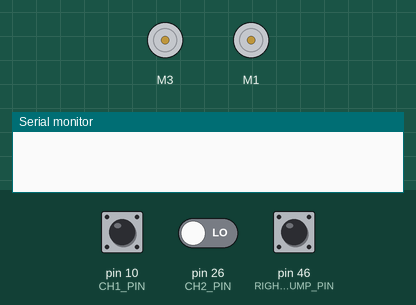
The sketch below on a simulated Arduino Mega 2560, built with avr-gcc and run on an emulated ATmega2560. Parts: 2 × DC motor (green arrow = forward, orange = backward, longer = faster), the last lines printed to the serial monitor. The test bench sets the inputs (shaded band); at power-on: pin 46 (RIGHT_BUMP_PIN) HIGH, pin 10 (CH1_PIN) LOW, pin 26 (CH2_PIN) LOW.

Above: at 0.8 s.
0.9 s: pin 46 (RIGHT_BUMP_PIN) pulled LOW for 0.15 s
4.0 s: pin 10 (CH1_PIN) pulsed HIGH 2 times (0.12 s each, 0.3 s apart)
At 5.8 s:
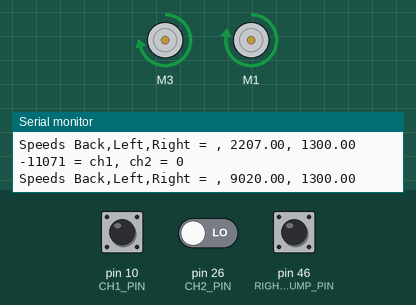
Timing chart, 0 to 8.6 s (numbered marks = the images above; inputs shaded):
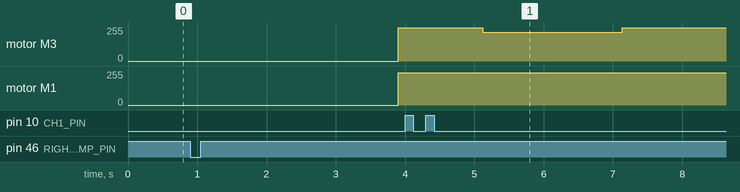

The sketch:

B3_RC_Arcade_Diff.ino
```cpp
/* B3_RC_Holo.ino
   This is a test sketch for RADIO CONTROL driving mode of
   the three-wheeled drive Bread Board Bot (BBbot, B^3)

   Arduino: Arduino Mega 256 v3 Clone
   Motor Shield: Adafruit assembled Motor Shield for Arduino v2
   ---->  http://www.adafruit.com/products/1438

    Adapted from DLE's programs: B3_10_Holosquare and RC_ArcadeBOE

   Programmer: Dave Eslinger; 7/10/2015
   Revisions:
*/
#include <Wire.h>
#include <Adafruit_MotorShield.h>
#include <math.h>
#include <breadboardbot.h>

// Create the motor shield object with the default I2C address
Adafruit_MotorShield AFMS = Adafruit_MotorShield();

// Define Constants
const float cos30sin60 = sqrt(3.0) / 2.0; // cos(30 deg) = sin(60 deg), need for wheel
                                          // vector calcs.

// IO Pins used
const byte LEFT_BUMP_PIN = 47;    // Define DIGITAL Pins for left
const byte RIGHT_BUMP_PIN = 46;   // and right bump sensors
// declare R/C pins
const byte CH1_PIN = 10;
const byte CH2_PIN = 26;
//const byte CH3_PIN = 27; // Left Joysteck, Front - Back reading
//const byte CH4_PIN = 7; // Left Joystick, Left - Right reading
//const byte CH5_PIN = 6; // VR(A)
//const byte CH6_PIN = 5; // VR(B)

// Define 'ports' for motors.
const byte LEFT_MOTOR_PORT = 3;
const byte RIGHT_MOTOR_PORT = 1;
//const byte BACK_MOTOR_PORT = 2;
// Create pointers to motor control objects
Adafruit_DCMotor *motorLeft = AFMS.getMotor(LEFT_MOTOR_PORT);
Adafruit_DCMotor *motorRight = AFMS.getMotor(RIGHT_MOTOR_PORT);
//Adafruit_DCMotor *motorBack = AFMS.getMotor(BACK_MOTOR_PORT);

// Define global variables
float direction;       // Velocity Vector Angle (DEGREES) from forward to drive
float magnitude;       // Magnitude (0-100) of movement vector in given direction
float duration;        // Duration to drive at given velocity vector
byte motorLeftdir;     // Clockwise or Counter clockwise for the 3 wheels
//byte motorBackdir;
byte motorRightdir;
int rightPower, leftPower;

//RC variables
int ch1; // Right Joystick channel, Left - Right reading
int ch2; // Right Joystick channel, Front - Back reading
//int ch3; // Left Joysteck, Front - Back reading
//int ch4; // Left Joystick, Left - Right reading
//int ch5; // VR(A)
//int ch6; // VR(B)

int turn;
int throttle;
int t2sign;
int inside;

void setup(void) {
  AFMS.begin();  // create with the default frequency 1.6KHz
  // Turn off all motors
  motorLeft->run(RELEASE);
//  motorBack->run(RELEASE);
  motorRight->run(RELEASE);

  /*Set up Bump Pins with Arduino internal pullup resistors
    This will make them always high unless a bump switch is hit,
    which will make a connection to ground and they will read low. */
  pinMode(LEFT_BUMP_PIN, INPUT_PULLUP);
  pinMode(RIGHT_BUMP_PIN, INPUT_PULLUP);
  Serial.begin(9600);
  while (digitalRead(RIGHT_BUMP_PIN)) {}// Pause until right bump switch triggered
  delay(1000);                          // and 1 second to get hands out of the way
}
void loop(void) {
  ch1 = pulseIn(CH1_PIN, HIGH); // Read the pulse width of
  ch2 = pulseIn(CH2_PIN, HIGH); // each channel
//  ch3 = pulseIn(CH3_PIN, HIGH); // Read the pulse width of
//  ch4 = pulseIn(CH4_PIN, HIGH); // each channel
//  ch5 = pulseIn(CH5_PIN, HIGH); // Read the pulse width of
//  ch6 = pulseIn(CH6_PIN, HIGH); // each channel
//  float xVector = map(ch1,1150,1800,-100,100);
//  float rightPower = map(ch2,1150,1800,-100,100);
//  float leftPower = map(ch3,1150,1800,-100,100);
//  float yVector = map(ch4,1150,1800,-100,100);
  throttle = map(ch2,1150,1800,-200,200);
  throttle = constrain(throttle, -200,200);
  turn = map(ch1,1150,1800,-200,200);
  //turn = constrain(turn, -255, 255);
  t2sign = abs(float(turn) * float(throttle))/(float(turn) *float(throttle)); // Use to find the sign of the product
  inside = throttle - (t2sign * turn);
  Serial.print(ch1);
  Serial.print(" = ch1, ch2 = ");
  Serial.println (ch2);
  if (turn >= 0) { // Right Turn, so left motor at full Throttle setting, right motor reduced by turn
    rightPower = 1500 + inside;
    leftPower = 1500 + throttle;
  }
  else { // Left Turn, so right motor at full Throttle setting, left motor reduced by turn
    rightPower = 1500 + throttle;
    leftPower = 1500 + inside ;
  }

  duration = 10;

      // Find the actual motor speeds, 0-255, needed.  N.B. still need motor direction!
      //byte backSpeed  = map(abs(backPower),  0, 100, 0, 255);
      byte leftSpeed  = map(abs(leftPower),  0, 100, 0, 255);
      byte rightSpeed = map(abs(rightPower), 0, 100, 0, 255);

      // Set the speeds
      motorLeft-> setSpeed(leftSpeed);
      motorRight->setSpeed(rightSpeed);

      /* Set Motor directions.  For Adafruit V2 Motorshield:
           1 is Clockwise (Positive motor direction, FORWARD)
           2 is Counterclockwise (Negative vector direction, BACKWARD)
           3 is Brake (Doesn't work at present)
           4 is Release = stop power, not driving, but not brake

         We can use a trinary operator to set direction within run call
      */
      motorLeft-> run((leftPower  > 0) ? FORWARD: BACKWARD  );
      motorRight->run((rightPower > 0) ? FORWARD : BACKWARD );

      //Print out motor control details
      Serial.print("Speeds Back,Left,Right = ");
//      Serial.print(copysign(backPower, backSpeed));
      Serial.print(", ");
      Serial.print(copysign(leftPower, leftSpeed));
      Serial.print(", ");
      Serial.println(copysign(rightPower, rightSpeed));

      // Run motors for the duration needed, converting from seconds to milliseconds
      delay(duration);

}
```

Measured:
- after the input at 0.9 s, motor M3: stopped → forward 251/255 after 3.0 s; motor M1: stopped → forward 243/255 after 3.0 s
- after the input at 4.0 s, motor M3: forward 251/255 → forward 217/255 after 1.1 s, → forward 251/255 2.0 s later
